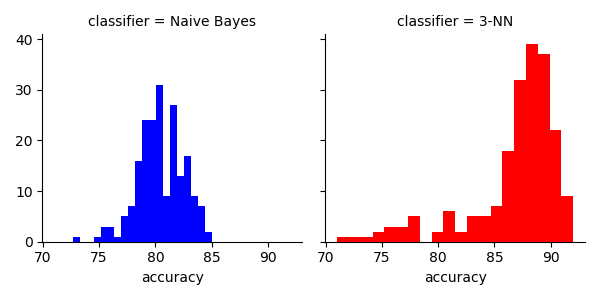

The Python source for this figure:

import numpy as np
import pandas as pd
from sklearn.preprocessing import OrdinalEncoder, OneHotEncoder
from sklearn.naive_bayes import CategoricalNB
from sklearn.neighbors import KNeighborsClassifier
import seaborn as sns
import matplotlib.pyplot as plt


np.random.seed(123)

# Run Naive Bayes, and return the accuracy as a percentage.
def naive_bayes(s):
    train = s.sample(frac=.7)
    test = s.drop(train.index)

    naive_bayes = CategoricalNB()
    oe = OrdinalEncoder()
    converted_features = oe.fit_transform(train.drop(['type'], axis=1))
    naive_bayes.fit(converted_features, train.type)
    nb_predictions = naive_bayes.predict(
        oe.fit_transform(test.drop(['type'], axis=1)))
    return (nb_predictions == test.type).sum() / len(test) * 100


## Run kNN, and return the accuracy as a percentage.
def kNN(s, k):
    train = s.sample(frac=.7)
    test = s.drop(train.index)

    knn = KNeighborsClassifier(n_neighbors=k)
    ohe = OneHotEncoder()
    one_hotted_features = ohe.fit_transform(train.drop(['type'], axis=1))
    knn.fit(one_hotted_features, train.type)
    knn_predictions = knn.predict(
        ohe.fit_transform(test.drop(['type'], axis=1)))
    return (knn_predictions == test.type).sum() / len(test) * 100


s = pd.read_csv("security_cam.csv")

nb_performances = np.empty(200)
for i in range(200):
    nb_performances[i] = naive_bayes(s)

knn_performances = np.empty(200)
for i in range(200):
    knn_performances[i] = kNN(s, 3)

results = pd.DataFrame({'Naive Bayes':nb_performances, '3-NN':knn_performances})
results_l = pd.melt(results, [], var_name='classifier', value_name='accuracy')
facet = sns.FacetGrid(results_l, col='classifier', hue='classifier',
    palette={'Naive Bayes':'blue', '3-NN':'red'})
facet.map(plt.hist, 'accuracy', bins=20)
plt.savefig("nb_knn_comparison.png")

print("Naive Bayes: mean accuracy {:.2f}%.".format(nb_performances.mean()))
print("3-NN: mean accuracy {:.2f}%.".format(knn_performances.mean()))

print("Naive Bayes: standard deviation {:.2f}.".format(nb_performances.std()))
print("3-NN: standard deviation {:.2f}.".format(knn_performances.std()))
